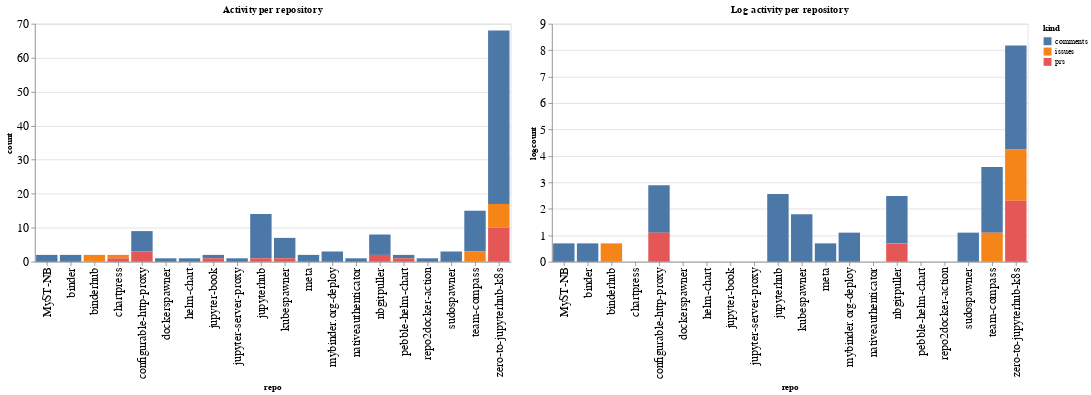

Here is the notebook cell this chart was saved with:
### Code cell
ch1 = alt.Chart(repo_summaries, width=600, title="Activity per repository").mark_bar().encode(
    x='repo',
    y='count',
    color='kind',
    tooltip="kind"
)

ch2 = alt.Chart(repo_summaries, width=600, title="Log activity per repository").mark_bar().encode(
    x='repo',
    y='logcount',
    color='kind',
    tooltip="kind"
)

ch1 | ch2

### Figure 1 — Vega-Lite specification as saved in the notebook (floating-point values rounded to 4 significant figures)
{"config": {"axisLeft": {"labelFontSize": 15}, "axisBottom": {"labelFontSize": 15}}, "hconcat": [{"mark": "bar", "encoding": {"color": {"type": "nominal", "field": "kind"}, "tooltip": {"type": "nominal", "field": "kind"}, "x": {"type": "nominal", "field": "repo"}, "y": {"type": "quantitative", "field": "count"}}, "title": "Activity per repository", "width": 600}, {"mark": "bar", "encoding": {"color": {"type": "nominal", "field": "kind"}, "tooltip": {"type": "nominal", "field": "kind"}, "x": {"type": "nominal", "field": "repo"}, "y": {"type": "quantitative", "field": "logcount"}}, "title": "Log activity per repository", "width": 600}], "data": {"name": "data-1bdd801268305e5c68897c9a4e41c129"}, "$schema": "https://vega.github.io/schema/vega-lite/v4.8.1.json", "datasets": {"data-1bdd801268305e5c68897c9a4e41c129": [{"repo": "MyST-NB", "kind": "comments", "count": 2, "logcount": 0.6931}, {"repo": "binder", "kind": "comments", "count": 2, "logcount": 0.6931}, {"repo": "binderhub", "kind": "issues", "count": 2, "logcount": 0.6931}, {"repo": "chartpress", "kind": "issues", "count": 1, "logcount": 0.0}, {"repo": "chartpress", "kind": "prs", "count": 1, "logcount": 0.0}, {"repo": "configurable-http-proxy", "kind": "comments", "count": 6, "logcount": 1.792}, {"repo": "configurable-http-proxy", "kind": "prs", "count": 3, "logcount": 1.099}, {"repo": "dockerspawner", "kind": "comments", "count": 1, "logcount": 0.0}, {"repo": "helm-chart", "kind": "comments", "count": 1, "logcount": 0.0}, {"repo": "jupyter-book", "kind": "comments", "count": 1, "logcount": 0.0}, {"repo": "jupyter-book", "kind": "prs", "count": 1, "logcount": 0.0}, {"repo": "jupyter-server-proxy", "kind": "comments", "count": 1, "logcount": 0.0}, {"repo": "jupyterhub", "kind": "comments", "count": 13, "logcount": 2.565}, {"repo": "jupyterhub", "kind": "prs", "count": 1, "logcount": 0.0}, {"repo": "kubespawner", "kind": "comments", "count": 6, "logcount": 1.792}, {"repo": "kubespawner", "kind": "prs", "count": 1, "logcount": 0.0}, {"repo": "meta", "kind": "comments", "count": 2, "logcount": 0.6931}, {"repo": "mybinder.org-deploy", "kind": "comments", "count": 3, "logcount": 1.099}, {"repo": "nativeauthenticator", "kind": "comments", "count": 1, "logcount": 0.0}, {"repo": "nbgitpuller", "kind": "comments", "count": 6, "logcount": 1.792}, {"repo": "nbgitpuller", "kind": "prs", "count": 2, "logcount": 0.6931}, {"repo": "pebble-helm-chart", "kind": "comments", "count": 1, "logcount": 0.0}, {"repo": "pebble-helm-chart", "kind": "prs", "count": 1, "logcount": 0.0}, {"repo": "repo2docker-action", "kind": "comments", "count": 1, "logcount": 0.0}, {"repo": "sudospawner", "kind": "comments", "count": 3, "logcount": 1.099}, {"repo": "team-compass", "kind": "comments", "count": 12, "logcount": 2.485}, {"repo": "team-compass", "kind": "issues", "count": 3, "logcount": 1.099}, {"repo": "zero-to-jupyterhub-k8s", "kind": "comments", "count": 51, "logcount": 3.932}, {"repo": "zero-to-jupyterhub-k8s", "kind": "issues", "count": 7, "logcount": 1.946}, {"repo": "zero-to-jupyterhub-k8s", "kind": "prs", "count": 10, "logcount": 2.303}]}}
